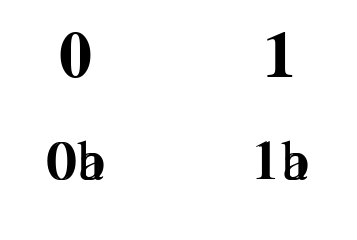

Notebook cell for this chart:
### Code cell
facet_wrap(test_data, test_plot, col = 'row')

### Figure 1 — Vega-Lite specification as saved in the notebook (floating-point values rounded to 4 significant figures)
{"config": {"view": {"continuousWidth": 300, "continuousHeight": 300}}, "vconcat": [{"hconcat": [{"mark": "text", "encoding": {"text": {"field": "text", "type": "nominal"}}, "title": "0"}, {"data": {"name": "data-3b4bb4407d10d355deeefbc25d1c7fb8"}, "mark": "text", "encoding": {"text": {"field": "text", "type": "nominal"}}, "title": "1"}]}], "data": {"name": "data-8c79f6f2a7e784a5debf560bf3815208"}, "resolve": {"scale": {"xOffset": "independent"}}, "$schema": "https://vega.github.io/schema/vega-lite/v5.2.0.json", "datasets": {"data-8c79f6f2a7e784a5debf560bf3815208": [{"row": "0", "col": "a", "text": "0a"}, {"row": "0", "col": "b", "text": "0b"}], "data-3b4bb4407d10d355deeefbc25d1c7fb8": [{"row": "1", "col": "a", "text": "1a"}, {"row": "1", "col": "b", "text": "1b"}]}}
